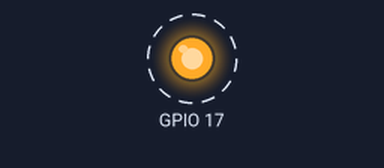
This program was run on a simulated Raspberry Pi (BCM pin numbers). Parts: output pins drawn as LEDs (lit = HIGH). Dashed ring = blinking. At 12.0 s the program stops and its outputs stay as they are.

Above: at 0.5 s.
Timing chart, 0 to 4.6 s (numbered marks = the images above):
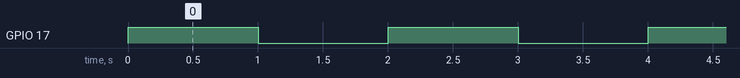

Measured:
- by itself, GPIO 17: alternates HIGH for 1.0 s and LOW for 1.0 s, 12 changes in all, then stays LOW

The program:

led_on_off.py
```python
 #Import GPIO Library
import RPi.GPIO as GPIO
#Import time function Library
import time
#Configure GPIO in Raspberry Pi BCM Mode
GPIO.setmode(GPIO.BCM)
#Configure GPIO Pin 17 as output
GPIO.setup(17,GPIO.OUT)
#set loop for 5 blinks
a=0
while a<=5:
 #Set GPIO Pin to High
 GPIO.output(17,GPIO.HIGH)
 #Wait for 1sec
 time.sleep(1)
 #Set GPIO Pin to Low
 GPIO.output(17,GPIO.LOW)
 time.sleep(1)
 a+=1
```
